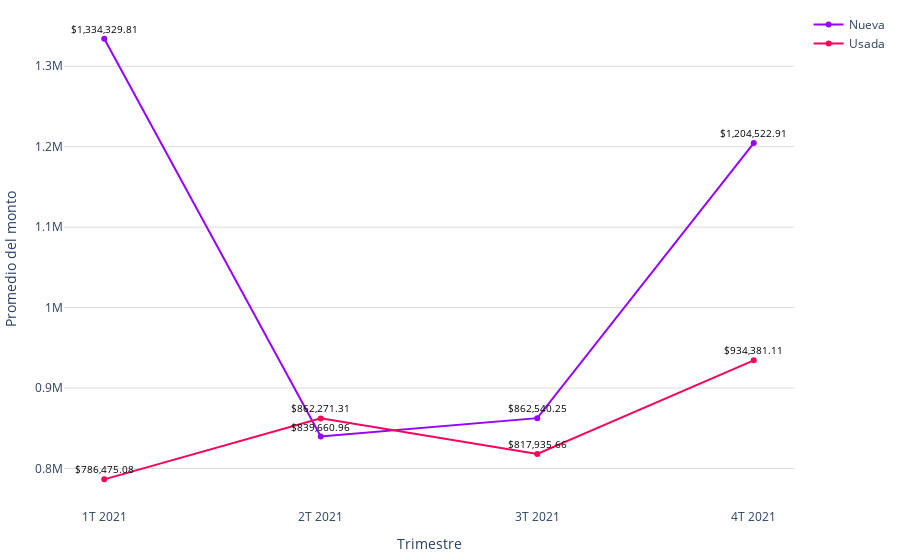

Notebook code for this chart:
### Code cell
# Datos
trimestres = promedio_monto_por_modalidad_mes['trimestre']
modalidades = promedio_monto_por_modalidad_mes['modalidad']
promedios = promedio_monto_por_modalidad_mes['promedio']

# Limpiar las cadenas de promedio y convertirlas a números
promedios_limpios = [float(promedio.replace(',', '')) for promedio in promedios]

colors = ['#9500ff', '#ff0059']
fig = go.Figure()

# Agregar líneas para cada modalidad
for i, modalidad in enumerate(modalidades.unique()):
    df_modalidad = promedio_monto_por_modalidad_mes[promedio_monto_por_modalidad_mes['modalidad'] == modalidad]
    fig.add_trace(go.Scatter(
        x=df_modalidad['trimestre'],
        y=df_modalidad['promedio'].apply(lambda x: float(x.replace(',', ''))),  # Usar los promedios limpios
        mode='markers+lines',
        name=modalidad,
        line=dict(color=colors[i % len(colors)])  # Asignar colores a las líneas
    ))

fig.update_layout(
    #title='Promedio de valor de créditos para viviendas nuevas y usadas (2023)',
    xaxis=dict(title='Trimestre'),
    yaxis=dict(title='Promedio del monto', gridcolor='#dddcda'),
    margin=dict(l=10, r=10, t=10, b=10),  # Ajusta los márgenes (left, right, top, bottom)
    plot_bgcolor='rgba(0,0,0,0)',  # Color de fondo del gráfico
)

# Agregar etiquetas de texto a los puntos con símbolo de dólar
for trace in fig.data:
    df_modalidad = promedio_monto_por_modalidad_mes[promedio_monto_por_modalidad_mes['modalidad'] == trace.name]
    for i, point in enumerate(trace.y):
        # Formatear el promedio con símbolo de dólar
        promedio_con_dolar = f'${df_modalidad.iloc[i]["promedio"]}'
        fig.add_annotation(
            x=trace.x[i],
            y=point,
            text=promedio_con_dolar,
            showarrow=False,
            font=dict(color='black', size=10),
            yshift=10
        )

# Exportar gráfica como archivo HTML
def guardar_grafico_como_html(fig, nombre_archivo, carpeta='assets\graficas'):
    # Crear la carpeta si no existe
    if not os.path.exists(carpeta):
        os.makedirs(carpeta)
    config = {
        'displaylogo': False,  # Ocultar el logo de Plotly
        'modeBarButtonsToRemove': [
            'toImage',       # Botón para guardar como imagen
            'select2d',      # Box select
            'lasso2d',       # Lasso select
            'resetScale2d',  # Reset Axes
        ]
    }
    # Gráfica como archivo HTML en la carpeta especificada
    pio.write_html(fig, f'{carpeta}/{nombre_archivo}.html', config=config)


guardar_grafico_como_html(fig, 'g_scatt_creditos_nuevausada_2021', carpeta='assets\graficas')
fig.show()

### Figure 1 — Plotly figure (JSON) as saved in the notebook; plotly's stock layout.template omitted (floating-point values rounded to 4 significant figures)
{"data": [{"line": {"color": "#9500ff"}, "mode": "markers+lines", "name": "Nueva", "type": "scatter", "x": ["1T 2021", "2T 2021", "3T 2021", "4T 2021"], "y": [1334000.0, 839700.0, 862500.0, 1205000.0]}, {"line": {"color": "#ff0059"}, "mode": "markers+lines", "name": "Usada", "type": "scatter", "x": ["1T 2021", "2T 2021", "3T 2021", "4T 2021"], "y": [786500.0, 862300.0, 817900.0, 934400.0]}], "layout": {"annotations": [{"font": {"color": "black", "size": 10}, "showarrow": false, "text": "$1,334,329.81", "x": "1T 2021", "y": 1334000.0, "yshift": 10}, {"font": {"color": "black", "size": 10}, "showarrow": false, "text": "$839,660.96", "x": "2T 2021", "y": 839700.0, "yshift": 10}, {"font": {"color": "black", "size": 10}, "showarrow": false, "text": "$862,540.25", "x": "3T 2021", "y": 862500.0, "yshift": 10}, {"font": {"color": "black", "size": 10}, "showarrow": false, "text": "$1,204,522.91", "x": "4T 2021", "y": 1205000.0, "yshift": 10}, {"font": {"color": "black", "size": 10}, "showarrow": false, "text": "$786,475.08", "x": "1T 2021", "y": 786500.0, "yshift": 10}, {"font": {"color": "black", "size": 10}, "showarrow": false, "text": "$862,271.31", "x": "2T 2021", "y": 862300.0, "yshift": 10}, {"font": {"color": "black", "size": 10}, "showarrow": false, "text": "$817,935.66", "x": "3T 2021", "y": 817900.0, "yshift": 10}, {"font": {"color": "black", "size": 10}, "showarrow": false, "text": "$934,381.11", "x": "4T 2021", "y": 934400.0, "yshift": 10}], "margin": {"b": 10, "l": 10, "r": 10, "t": 10}, "plot_bgcolor": "rgba(0,0,0,0)", "xaxis": {"title": {"text": "Trimestre"}}, "yaxis": {"gridcolor": "#dddcda", "title": {"text": "Promedio del monto"}}}}
